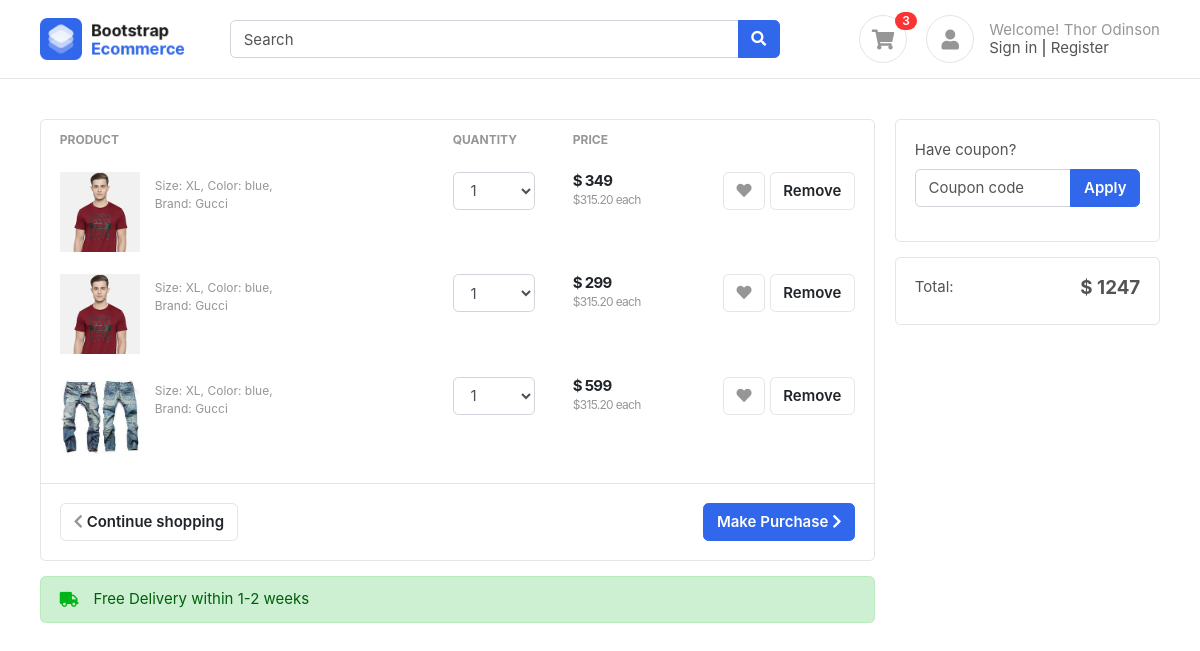
The app's page /cart/ (signed in), older data.
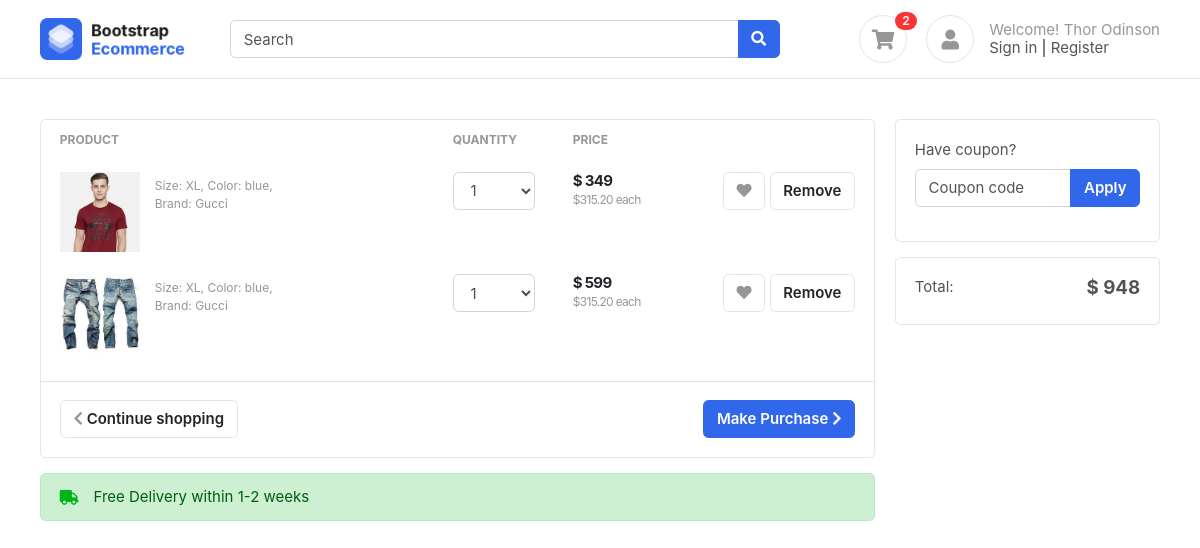
The same page, newer data.
### accounts/models.py (models this page shows)
class Profile(BaseModel):
    user = models.OneToOneField(User, on_delete=models.CASCADE, related_name='profile')
    is_email_verified = models.BooleanField(default=False)
    email_token = models.CharField(max_length=100, null=True, blank=True)
    profile_image = models.ImageField(upload_to='Foles/Profile')
    def get_cart_count(self):
        return CartItems.objects.filter(cart__is_paid = False, cart__user = self.user).count()

class CartItems(BaseModel):
    cart = models.ForeignKey(Cart, on_delete=models.CASCADE, related_name='cart_item')
    product = models.ForeignKey(Product, on_delete=models.SET_NULL, null=True, blank=True)
    color_variant = models.ForeignKey(ColorVariant, on_delete=models.SET_NULL, null=True, blank=True)
    size_variant = models.ForeignKey(SizeVariant, on_delete=models.SET_NULL, null=True, blank=True)
    def get_product_price(self):
        price = [self.product.price]
        if self.color_variant:
            color_variant_price = self.color_variant.price
            price.append(color_variant_price)
        if self.size_variant:
            size_variant_price = self.size_variant.price
            price.append(size_variant_price)
        return sum(price)

class Cart(BaseModel):
    user = models.ForeignKey(User, on_delete=models.CASCADE, related_name='carts')
    coupon = models.ForeignKey(Coupon, on_delete=models.SET_NULL, null=True, blank=True)
    is_paid = models.BooleanField(default=False)
    def get_cart__total_price(self):
        cart_items = self.cart_item.all()
        price = []
        for cart_item in cart_items:
            price.append(cart_item.product.price)
            if cart_item.color_variant:
                color_variant_price = cart_item.color_variant.price
                price.append(color_variant_price)
            if cart_item.size_variant:
                size_variant_price = cart_item.size_variant.price
                price.append(size_variant_price)
        if self.coupon:
            if self.coupon.minimum_amount < sum(price):
                return sum(price) - self.coupon.discount_price
        else:
            return sum(price)

### products/models.py (models this page shows, shortened)
class Product(BaseModel):
    product_name = models.CharField(max_length=100)
    slug = models.SlugField(unique=True, null=True, blank=True)
    category = models.ForeignKey(Category, on_delete=models.CASCADE, related_name='products')
    price = models.IntegerField()
    product_description = models.TextField()
    color_varient = models.ManyToManyField(ColorVariant, blank=True)
    size_varient = models.ManyToManyField(SizeVariant, blank=True)

class ProductImage(BaseModel):
    product = models.ForeignKey(Product, on_delete=models.CASCADE, related_name='product_images')
    image = models.ImageField(upload_to='Files\Product')

class SizeVariant(BaseModel):
    size_name = models.CharField(max_length=100)
    price = models.IntegerField(default=0)

### accounts/views.py (the view, shortened to what this page needs)
# urls.py: path('cart/', views.cart, name='cart'),
def cart(request):
    cart = Cart.objects.get(is_paid=False, user=request.user)
    context = {}
    if cart:
        cart_items = cart.cart_item.all()
        total_price = cart.get_cart__total_price()
        context = {
            'cart': cart,
            'cart_items': cart_items,
            'total_price': total_price
        }
    else:
        context = {
            'cart': None,
            'cart_items': None,
            'total_price': 0,
        }
    return render(request, 'accounts/cart.html', context)

### templates/accounts/cart.html (shortened to what this page needs)
{% extends "base/base.html" %}
{% block start %}
<section class="section-content padding-y">
    <div class="container">
        <div class="row">
            <main class="col-md-9">
    <div class="card">
        <table class="table table-borderless table-shopping-cart">
    <thead class="text-muted">
        <tr class="small text-uppercase">
            <th scope="col">Product</th>
            <th scope="col" width="120">Quantity</th>
            <th scope="col" width="120">Price</th>
            <th scope="col" class="text-right" width="200"> </th>
        </tr>
    </thead>
    <tbody>
        {% for cart_item in cart.cart_item.all %}
        <tr>
            <td>
                <figure class="itemside">
                    <div class="aside"><img src="{{ cart_item.product.product_images.first.image.url }}" class="img-sm"></div>
                    <figcaption class="info">
                        <p class="text-muted small">Size: XL, Color: blue, <br> Brand: Gucci</p>
                    </figcaption>
                </figure>
            </td>
            <td>
                <select class="form-control">
                    <option>1</option>
                </select>
            </td>
            <td>
                <div class="price-wrap">
                    <var class="price">$ {{ cart_item.get_product_price }}</var>
                    <small class="text-muted"> $315.20 each </small>
                </div>
            </td>
            <td class="text-right">
                <a data-original-title="Save to Wishlist" title="" href="" class="btn btn-light" data-toggle="tooltip"> <i class="fa fa-heart"></i></a>
                <a href=" {% url 'remove_cart' cart_item.uid %} " class="btn btn-light"> Remove</a>
            </td>
        </tr>
        {% endfor %}
    </tbody>
    </table>
    <div class="card-body border-top">
        <a href="#" class="btn btn-primary float-md-right"> Make Purchase <i class="fa fa-chevron-right"></i> </a>
        <a href="#" class="btn btn-light"> <i class="fa fa-chevron-left"></i> Continue shopping </a>
    </div>
</div>
<div class="alert alert-success mt-3">
    <p class="icontext"><i class="icon text-success fa fa-truck"></i> Free Delivery within 1-2 weeks</p>
</div>
</main>
<aside class="col-md-3">
    <div class="card mb-3">
        <div class="card-body">
            <form method="post">
                <div class="form-group">
                    <label>Have coupon?</label>
                    <div class="input-group">
                            <input type="text" class="form-control" name="coupon" placeholder="Coupon code">
                            <span class="input-group-append">
                                <button type="submit" class="btn btn-primary">Apply</button>
                            </span>
                        </div>
                    </div>
                </form>
                </div>
            </div>
            <div class="card">
                <div class="card-body">
                        <dl class="dlist-align">
                            <dt>Total:</dt>
                            <dd class="text-right  h5"><strong>$ {{cart.get_cart__total_price}}</strong></dd>
                        </dl>
                    </div>
            </div>
        </aside>
    </div>
</div>
</section>
{% endblock start %}

### templates/base/base.html (shortened to what this page needs)
{% load static %}
<!DOCTYPE HTML>
<html lang="en">
<head>
<link href="{% static 'assets/css/bootstrap.css' %} " rel="stylesheet" type="text/css"/>
<link href="{% static '/assets/fontawesome/css/all.min.css' %} " type="text/css" rel="stylesheet">
<link href="{% static '/assets/css/ui.css' %} " rel="stylesheet" type="text/css"/>
<link href="{% static '/assets/css/responsive.css' %} " rel="stylesheet" />
</head>
<body>
	<header class="section-header">
		<section class="header-main border-bottom">
			<div class="container">
		<div class="row align-items-center">
			<div class="col-lg-2 col-4">
				<div class="brand-wrap">
					<img class="logo" src="{% static '/assets/images/logo.png' %} ">
				</div>
			</div>
			<div class="col-lg-6 col-sm-12">
				<form action="#" class="search">
					<div class="input-group w-100">
						<input type="text" class="form-control" placeholder="Search">
						<div class="input-group-append">
						  <button class="btn btn-primary" type="submit">
							<i class="fa fa-search"></i>
						  </button>
						</div>
					</div>
				</form>
			</div>
			<div class="col-lg-4 col-sm-6 col-8">
				<div class="widgets-wrap float-md-right">
					<div class="widget-header  mr-3">
						<a href=" {% url 'cart' %} " class="icon icon-sm rounded-circle border"><i class="fa fa-shopping-cart"></i></a>
						<span class="badge badge-pill badge-danger notify">{{ request.user.profile.get_cart_count }}</span>
					</div>
					<div class="widget-header icontext">
						<a href="#" class="icon icon-sm rounded-circle border"><i class="fa fa-user"></i></a>
						<div class="text">
							<span class="text-muted">Welcome! {{ request.user.first_name }} {{ request.user.last_name }}</span>
							<div>
								<a href="#">Sign in</a> |
								<a href="#"> Register</a>
							</div>
						</div>
					</div>
				</div>
			</div>
		</div>
			</div>
		</section>
		</header>
		{% block start %}
		{% endblock start %}

### static/assets/css/ui.css (style rules this page uses)
html { font-family: 'Inter', sans-serif; font-size: 15px; }
.price-wrap { letter-spacing: -0.7px; }
.icon-xs, .icon-sm, .icon-md, .icon-lg { display: inline-block; text-align: center; flex-shrink: 0; flex-grow: 0; }
.icon-sm { width: 48px; height: 48px; line-height: 48px; font-size: 20px; }
.img-xs, .img-sm, .img-md, .img-lg { object-fit: cover; flex-shrink: 0; flex-grow: 0; }
.img-sm { width: 80px; height: 80px; }
.padding-y { padding-top: 40px; padding-bottom: 40px; }
var { font-style: normal; }
figure { margin-bottom: 0; }
article:after, .form-group:after { display: block; clear: both; content: ""; }
p:last-child { margin-bottom: 0; }
.header-main { position: relative; padding-top: 1rem; padding-bottom: 1rem; }
.brand-wrap .logo, .navbar-brand .logo { margin-right: 7px; max-height: 42px; display: inline-block; }
.widget-header { display: inline-block; vertical-align: middle; position: relative; }
.widget-header a { color: #545454; }
.widget-header i { color: #969696; }
.widget-header .notify { position: absolute; top: -3px; right: -10px; }
.btn-light { background-color: #fff; border-color: #e4e4e4; }
.btn-light i { color: #969696; }
.itemside { position: relative; display: flex; width: 100%; }
.itemside .aside { position: relative; flex-shrink: 0; }
.itemside .info { padding-left: 15px; padding-right: 7px; }
.itemside p { margin-bottom: 0; }
[class*="dlist-"] { margin-bottom: 5px; }
[class*="dlist-"] dd { margin-bottom: 0; }
.dlist-align { display: flex; }
.dlist-align dt { width: 120px; word-wrap: break-word; font-weight: normal; }
.dlist-align dd { flex-grow: 1; }
.icontext { display: inline-flex; align-items: center; vertical-align: middle; }
.icontext .text { width: 100%; line-height: 1.2; color: #212529; }
.icontext .icon { position: relative; margin-right: 15px; flex-shrink: 0; flex-grow: 0; }
.notify { position: absolute; top: -4px; right: -10px; display: inline-block; padding: .25em .6em; font-size: 12px; line-height: 1; text-align: center; border-radius: 3rem; color: #fff; background-color: #fa3434; }
.price { font-weight: 600; color: #212529; }
.table-shopping-cart.table td, .table-shopping-cart.table th { padding-left: 1.25rem; padding-right: 1.25rem; }
.table-shopping-cart .price-wrap { line-height: 1.2; }
.table-shopping-cart .price { font-weight: bold; margin-right: 5px; display: block; }

Row changes from the older to the newer data that the page shows:
removed CartItems: product.product_images.first.image (picture), get_product_price "299"
computed for Cart: get_cart__total_price "1247" → "948"
Text that changed along with them:
{{ request.user.profile.get_cart_count }}: "3" → "2"
